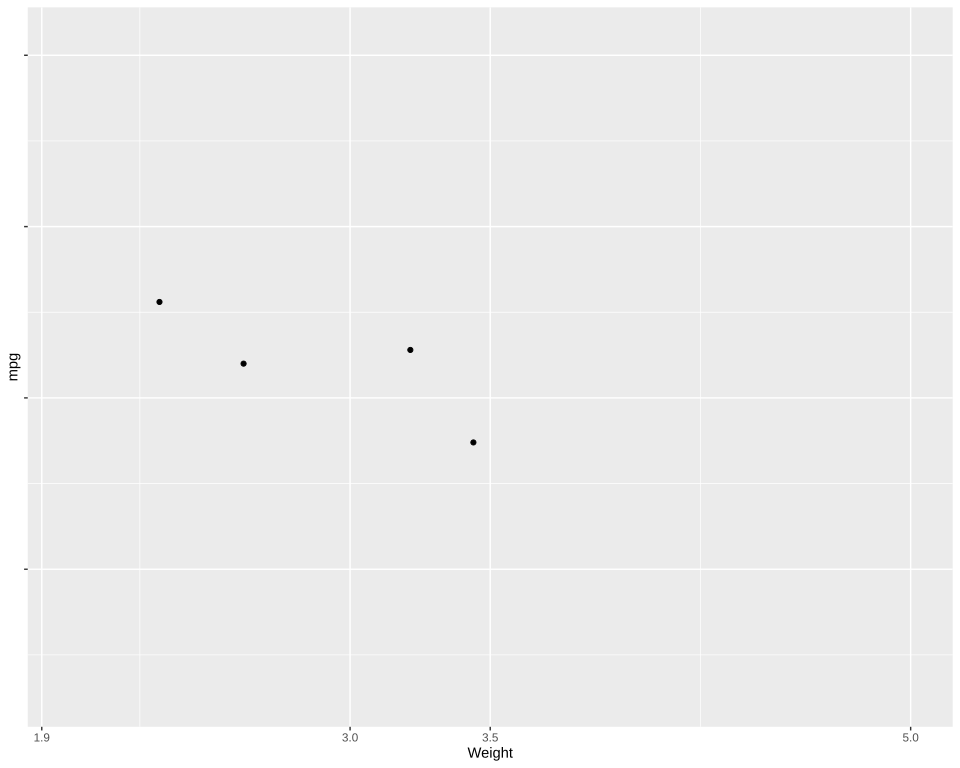

Recreate this plot in R.
# The plot test/golden/scale_continuous.svg draws, drawn by ggplot2 itself, as ggplot2's own visual
# tests draw their snapshots: the independent check on that golden whenever it changes. The suite
# never runs this; it needs R, ggplot2 and vdiffr, saved as the Docker image
# giggly-r:ggplot2-4.0.3. From the repository's root:
#
#   docker run --rm -v "$PWD/test/golden":/golden:ro giggly-r:ggplot2-4.0.3 \
#     Rscript /golden/scale_continuous.R > scale_continuous.ggplot2.svg
#
# and compare the two drawings element by element, as test/golden/point.R describes.
#
# Continuous position scales' options on six points: an x scale named "Weight", which titles the
# axis over labs(), from 2 to 5, so the points at 1.615 and 5.25 are missing and not drawn, with
# its breaks given, 1.9 inside the widened axis though below the limits and 1 outside it, and two
# minor breaks given; a y scale with no labels, its ticks alone, and no room below its data.

library(ggplot2)

data <- data.frame(
  wt = c(2.62, 2.32, 3.215, 3.44, 5.25, 1.615),
  mpg = c(21, 22.8, 21.4, 18.7, 10.4, 30.4)
)
plot <- ggplot(data, aes(wt, mpg)) +
  geom_point() +
  labs(x = "not drawn") +
  scale_x_continuous(
    "Weight",
    limits = c(2, 5),
    breaks = c(1, 1.9, 3, 3.5, 5),
    minor_breaks = c(2.25, 4.25)
  ) +
  scale_y_continuous(labels = NULL, expand = expansion(mult = c(0, 0.05))) +
  theme_gray()

file <- tempfile(fileext = ".svg")
suppressWarnings(vdiffr::write_svg(plot, file))
cat(readLines(file), sep = "\n")
